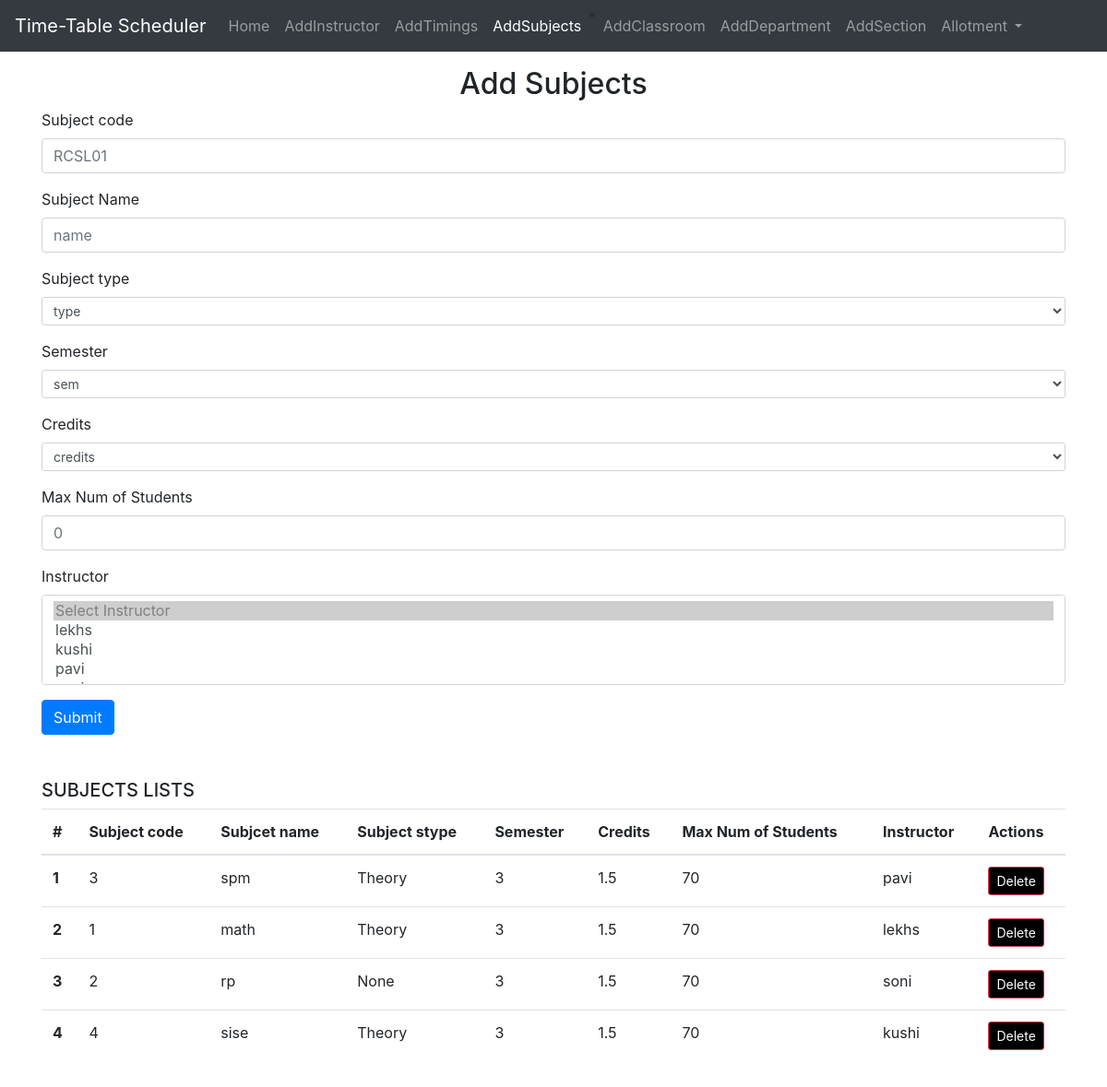
The page /addsubjects on the database as committed earlier.
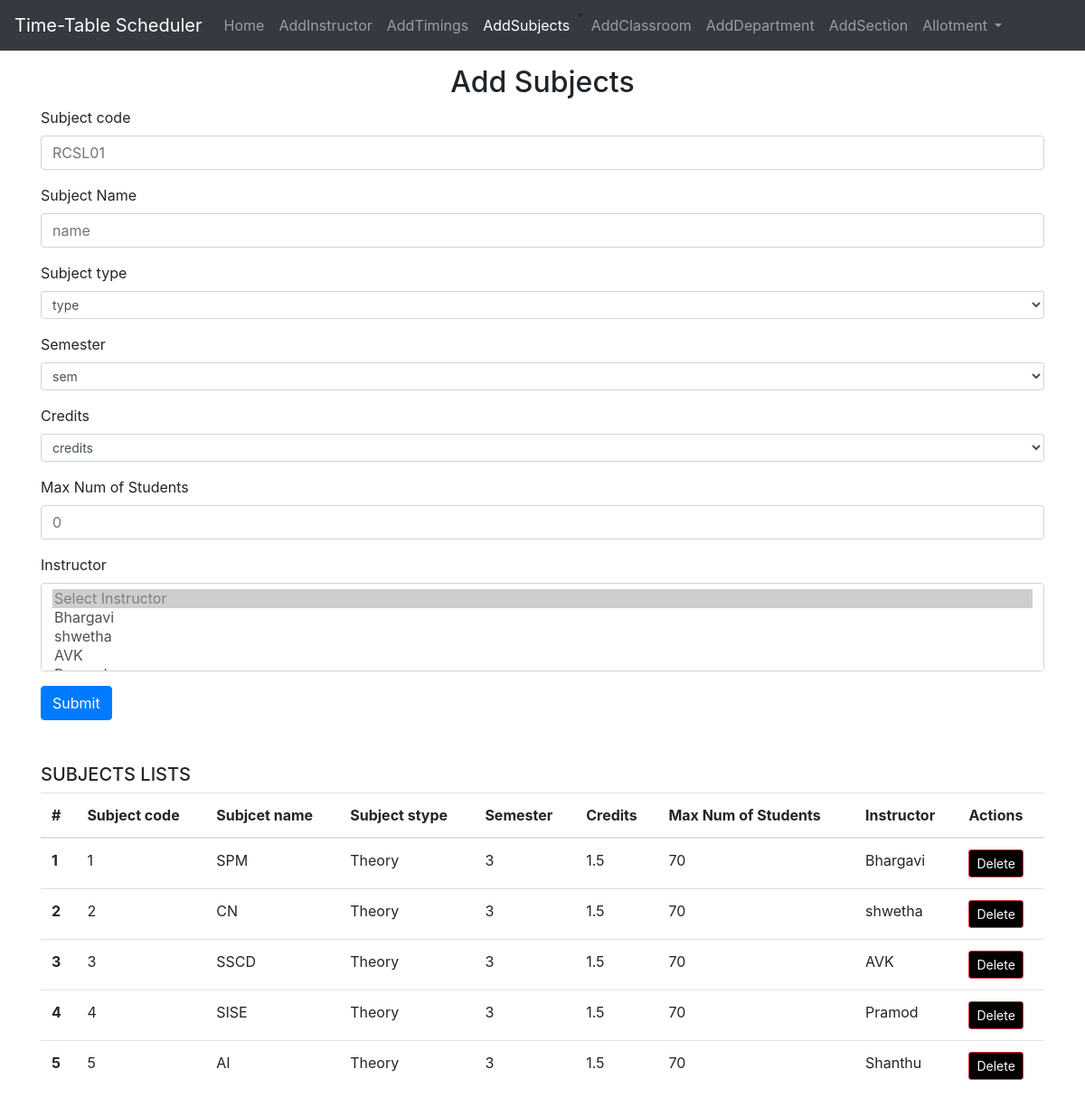
The same page on the database as committed later.
### home/models.py (models this page shows, shortened)
class Subjects(models.Model):
    code = models.CharField(primary_key=True, max_length=10)
    sname = models.CharField(max_length=100)
    stype = models.CharField(max_length=20, default='2' , null=True)
    sem = models.CharField(max_length=20, default='3')
    credits = models.CharField(max_length=20, default='1')
    max_students = models.IntegerField(default=0)
    instructors = models.ManyToManyField(Instructor,max_length=100)
    lab_name = models.CharField(max_length=100, null=True, blank=True)  # New field for lab name

class Instructor(models.Model):
    instructorid = models.CharField(primary_key=True, max_length=10)
    name = models.CharField(max_length=100)

### home/views.py (the view, shortened to what this page needs)
# urls.py: path('addsubjects',views.addsubjects,name="addsubjects"),
def addsubjects(request):
    context = {'success': False}
    allins=Instructor.objects.all()
    allsubjects = Subjects.objects.all()
    context = {'addsubjects':allsubjects,
               'allins':allins}
    return render(request, 'addsubjects.html', context)

### templates/addsubjects.html (shortened to what this page needs)
{% extends "base.html" %}
{% block addsubjectsactive %}active{% endblock addsubjectsactive %}
{% block body %}
    <div class= "container my-3">
        <h2 class="text-center">Add Subjects </h2>
        <form action="/addsubjects" method="post">
            <div class="form-group">
              <label for="name">Subject code</label>
              <input type="text" class="form-control" id="instructorid" name="code" placeholder="RCSL01">
            </div>
            <div class="form-group">
              <label for="sname">Subject Name</label>
              <input type="text" class="form-control" id="sname" name="sname" placeholder="name">
            </div>
            <div class="form-group">
                <label for="designation">Subject type</label>
                <select class="form-control form-control-sm" name="stype" id="subjectType">
                  <option disabled selected>type</option>
                </select>
                </div>
                <div class="form-group">
                    <label for="designation">Semester</label>
                    <select class="form-control form-control-sm" name="sem">
                      <option disabled selected>sem</option>
                    </select>
                    </div>
                    <div class="form-group">
                        <label for="designation">Credits</label>
                        <select class="form-control form-control-sm" name="credits">
                          <option disabled selected>credits</option>
                        </select>
                        </div>
                        <div class="form-group">
                          <label for="max_students">Max Num of Students</label>
                          <input type="text" class="form-control" name="max_students" id="max_students" placeholder="0">
                        </div>
                        <div class="form-group">
                          <label for="title">Instructor</label>
                          <select class="form-control" name="instructors[]" id="title" multiple>
                            <option disabled selected>Select Instructor</option>
                            {% for choice in allins %}
                                <option value="{{ choice.name }}" >{{ choice.name}}</option>
                            {% endfor %}
                        </select>
                        </div>
            <button type="submit" class="btn btn-primary">Submit</button>
          </form>
      </div>
      <div class="container my-5">
        <h5>SUBJECTS LISTS</h5>
        <table class="table">
            <thead>
              <tr>
                <th scope="col">#</th>
                <th scope="col">Subject code</th>
                <th scope="col">Subjcet name</th>
                <th scope="col">Subject stype</th>
                <th scope="col">Semester</th>
                <th scope="col">Credits</th>
                <th scope="col">Max Num of Students</th>
                <th scope="col">Instructor</th>
                <th scope="col">Actions</th>
              </tr>
            </thead>
            <tbody>
                {% for subjects in addsubjects %}
          <tr>
            <th scope="row">{{ forloop.counter }}</th>
            <td>{{ subjects.code }}</td>
            <td>{{ subjects.sname }}</td>
            <td>{{ subjects.stype}}</td>
            <td>{{ subjects.sem }}</td>
            <td>{{ subjects.credits}}</td>
            <td>{{ subjects.max_students}}</td>
            <td>
              {% for instructor in subjects.instructors.all %}
                {{ instructor.name }}{% if not forloop.last %}, {% endif %}
              {% endfor %}
            </td>
            <td>
              <form action="{% url 'delete-subjects' subjects.code %}" method="post">
                <button type="submit" class="btn btn-danger btn-sm" style="background-color:black">Delete</button>
              </form>
            </td>
            </tr>
            {% endfor %}
                 </tbody>
                </table>
            </div>
{% endblock body %}

Rows that differ between the two databases and show on the page:
removed Instructor: name "pavi", shown under Subjects id 3
removed Instructor: name "lekhs", shown under Subjects id 1
removed Instructor: name "soni", shown under Subjects id 2
removed Instructor: name "kushi", shown under Subjects id 4
changed Subjects id 1: sname "math" → "SPM"
added Instructor: name "Bhargavi", shown under Subjects id 1
changed Subjects id 2: sname "rp" → "CN"; stype "None" → "Theory"
added Instructor: name "shwetha", shown under Subjects id 2
changed Subjects id 3: sname "spm" → "SSCD"; moves down the list
added Instructor: name "AVK", shown under Subjects id 3
changed Subjects id 4: sname "sise" → "SISE"
added Instructor: name "Pramod", shown under Subjects id 4
added Subjects: code "5", sname "AI", stype "Theory", sem "3", credits "1.5", max_students "70"
added Instructor: name "Shanthu", shown under "5"
Other text that changed with them:
form field value: "Select Instructor ☑ / lekhs / kushi / pavi" → "Select Instructor ☑ / Bhargavi / shwetha / AVK"
